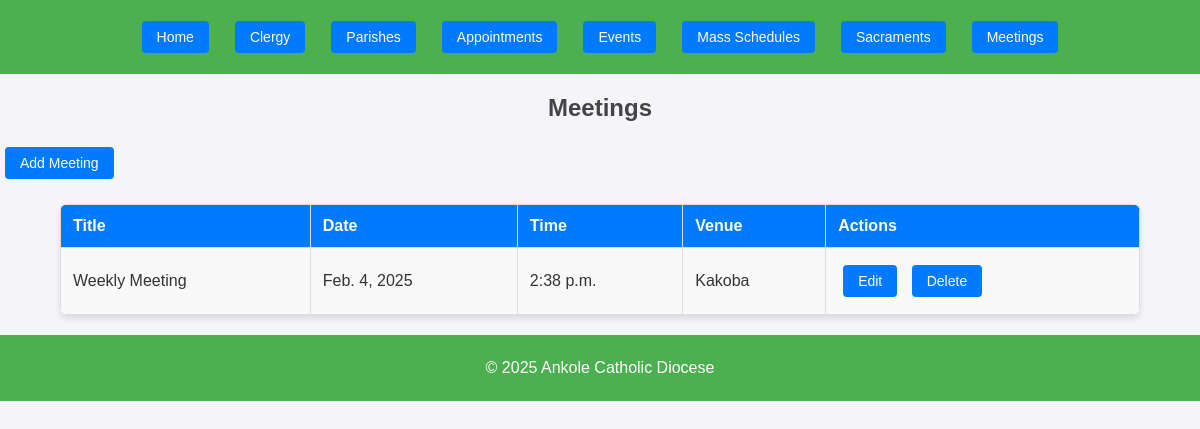
Screenshot of /meetings/ with the database file from the repository.
### core/models.py (models this page shows)
class Meeting(models.Model):
    meeting_id = models.AutoField(primary_key=True)
    meeting_title = models.CharField(max_length=200)
    meeting_date = models.DateField()
    meeting_time = models.TimeField()
    meeting_venue = models.CharField(max_length=300)
    attendees = models.ManyToManyField(Clergy)
    agenda = models.TextField()
    minutes = models.TextField(null=True, blank=True)
    timestamp = models.DateTimeField(auto_now_add=True)

### core/views.py (the view)
# urls.py: path('meetings/', views.list_meetings, name='list_meetings'),
def list_meetings(request):
    meetings = Meeting.objects.all()
    return render(request, 'core/meeting/list.html', {'meetings': meetings})

### core/templates/core/meeting/list.html
{% extends 'core/base.html' %}
{% block content %}
    <h2>Meetings</h2>
    <a href="{% url 'add_meeting' %}">Add Meeting</a>
    <table>
        <thead>
            <tr>
                <th>Title</th>
                <th>Date</th>
                <th>Time</th>
                <th>Venue</th>
                <th>Actions</th>
            </tr>
        </thead>
        <tbody>
            {% for meeting in meetings %}
                <tr>
                    <td>{{ meeting.meeting_title }}</td>
                    <td>{{ meeting.meeting_date }}</td>
                    <td>{{ meeting.meeting_time }}</td>
                    <td>{{ meeting.meeting_venue }}</td>
                    <td>
                        <a href="{% url 'edit_meeting' meeting.pk %}">Edit</a>
                        <a href="{% url 'delete_meeting' meeting.pk %}" onclick="return confirm('Are you sure you want to delete this meeting?')">Delete</a>
                    </td>
                </tr>
            {% endfor %}
        </tbody>
    </table>
{% endblock %}

### church/static/css/styles.css (style rules this page uses)
body { font-family: Arial, sans-serif; margin: 0; padding: 0; box-sizing: border-box; }

### rows the page displays
Meeting: meeting_title "Weekly Meeting", meeting_date "Feb. 4, 2025", meeting_time "2:38 p.m.", meeting_venue "Kakoba"
